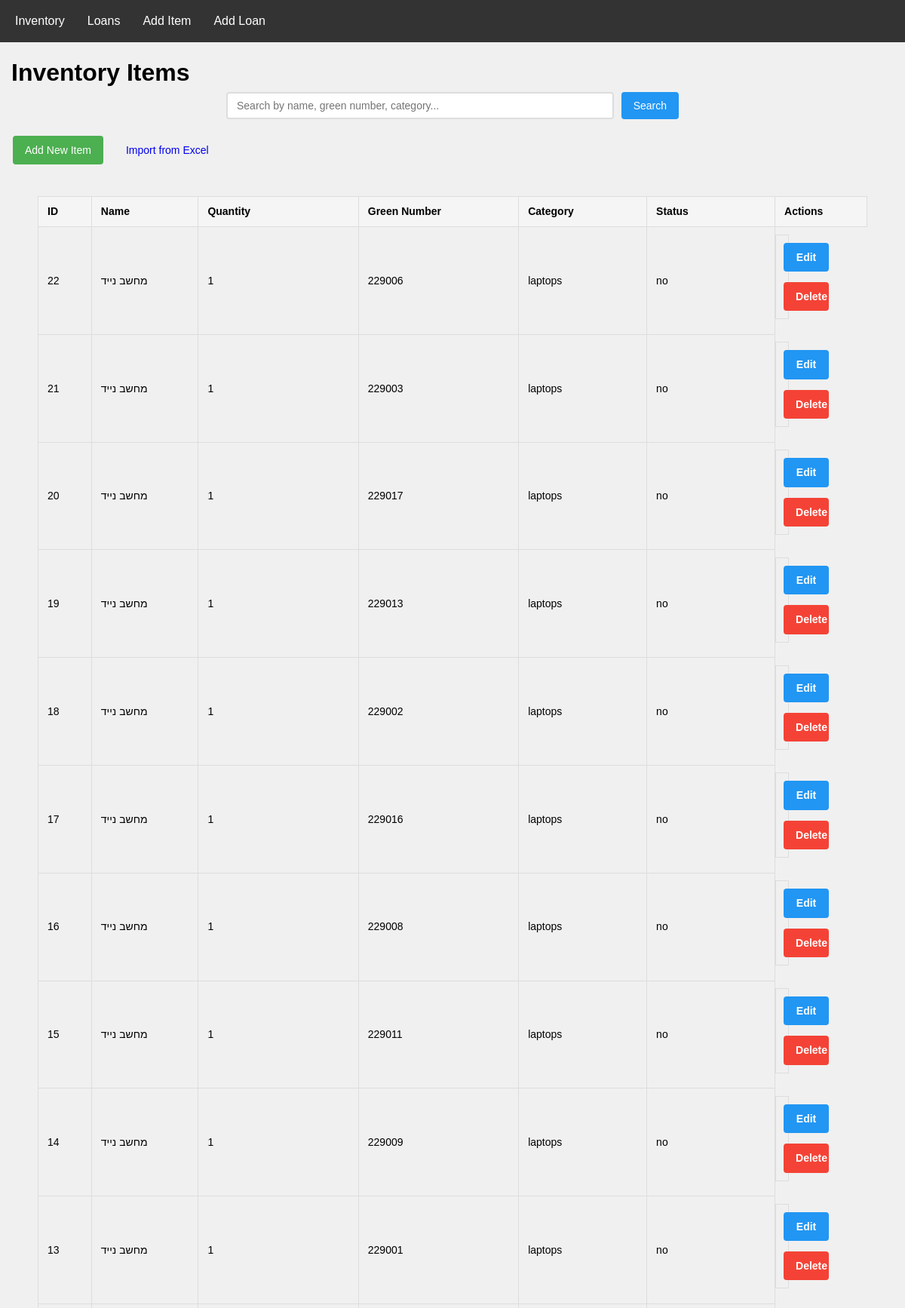
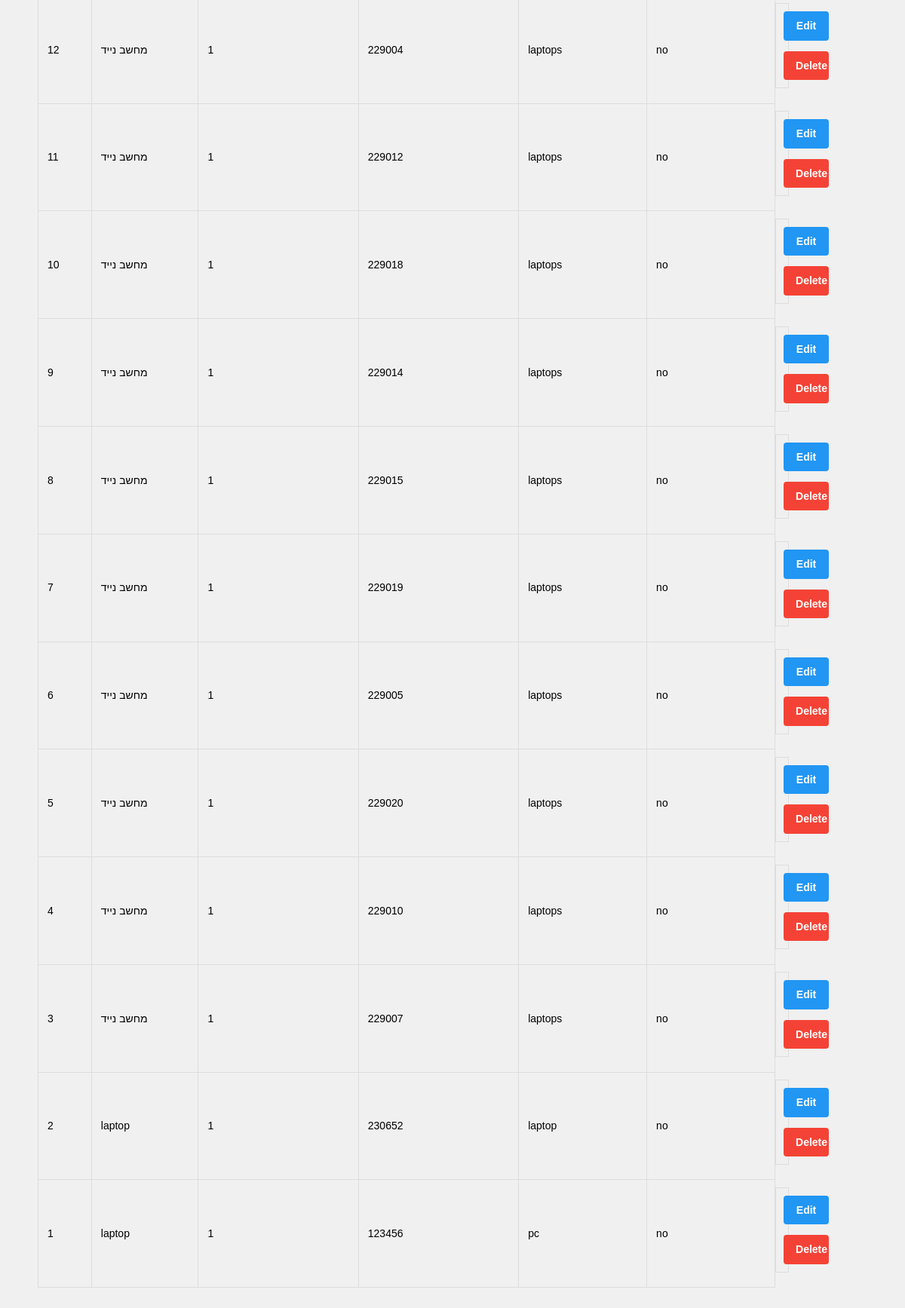
The page / on the database its author committed (2 pictures, top to bottom).
### tables this page shows
CREATE TABLE inventory (
    id INTEGER PRIMARY KEY AUTOINCREMENT,
    name TEXT NOT NULL,
    quantity INTEGER NOT NULL,
    green_number INTEGER NOT NULL,
    category TEXT NOT NULL,
    status TEXT CHECK(status IN ('yes', 'no')) DEFAULT 'no',
    created_at TIMESTAMP DEFAULT CURRENT_TIMESTAMP
);

### app.py (the view)
@app.route('/')
def index():
    db = get_db()
    cursor = db.cursor()
    search_query = request.args.get('search', '').strip()
    cursor.execute('''
        SELECT DISTINCT l.green_number
        FROM loans l
        WHERE l.status = 'active'
        AND CAST((JULIANDAY('now') - JULIANDAY(l.loan_date)) AS INTEGER) > 7
    ''')
    overdue_items = cursor.fetchall()
    overdue_green_numbers = set(str(item['green_number']) for item in overdue_items)
    if search_query:
        cursor.execute('''
            SELECT * FROM inventory
            WHERE name LIKE ?
            OR green_number LIKE ?
            OR category LIKE ?
            OR status LIKE ?
            ORDER BY id DESC
        ''', (f'%{search_query}%', f'%{search_query}%', f'%{search_query}%', f'%{search_query}%'))
    else:
        cursor.execute('SELECT * FROM inventory ORDER BY id DESC')
    items = [dict(row) for row in cursor.fetchall()]
    for item in items:
        item['is_overdue'] = str(item['green_number']) in overdue_green_numbers
    return render_template('index.html', items=items, search_query=search_query)

### database.py (called while the page is built)
def get_db():
    if 'db' not in g:
        g.db = sqlite3.connect(DATABASE)
        g.db.row_factory = sqlite3.Row
    return g.db

### Templates/index.html (shortened to what this page needs)
{% extends "base.html" %}
{% block content %}
    <h1>Inventory Items</h1>
    <div class="search-container">
        <form action="{{ url_for('index') }}" method="get" class="search-form">
            <input
                type="text"
                name="search"
                placeholder="Search by name, green number, category..."
                value="{{ search_query }}"
                class="search-input"
            >
            <button type="submit" class="button search-btn">Search</button>
        </form>
    </div>
    <div class="actions">
        <a href="{{ url_for('add_item') }}" class="button add">Add New Item</a>
        <a href="{{ url_for('import_inventory') }}" class="button import">Import from Excel</a>
    </div>
    {% if items %}
        <div class="table-container">
            <table>
                <thead>
                    <tr>
                        <th>ID</th>
                        <th>Name</th>
                        <th>Quantity</th>
                        <th>Green Number</th>
                        <th>Category</th>
                        <th>Status</th>
                        <th>Actions</th>
                    </tr>
                </thead>
                <tbody>
                    {% for item in items %}
                        <tr class="{% if item.is_overdue %}overdue{% endif %}">
                            <td>{{ item['id'] }}</td>
                            <td>{{ item['name'] }}</td>
                            <td>{{ item['quantity'] }}</td>
                            <td>{{ item['green_number'] }}</td>
                            <td>{{ item['category'] }}</td>
                            <td>{{ item['status'] }}</td>
                            <td class="actions">
                                <a href="{{ url_for('edit_item', id=item['id']) }}" class="button edit">Edit</a>
                                <a href="{{ url_for('delete_item', id=item['id']) }}"
                                   class="button delete"
                                   onclick="return confirm('Are you sure?')">Delete</a>
                            </td>
                        </tr>
                    {% endfor %}
                </tbody>
            </table>
        </div>
    {% else %}
        {% if search_query %}
            <p>No items found matching your search.</p>
        {% else %}
            <p>No items in inventory.</p>
        {% endif %}
    {% endif %}
{% endblock %}

### static/style.css (style rules this page uses)
* { box-sizing: border-box; margin: 0; padding: 0; }
body { font-family: Arial, sans-serif; line-height: 1.6; background-color: #f0f0f0; padding: 0; margin: 0; }
.table-container { width: 95%; margin: 0 auto; overflow-x: auto; -webkit-overflow-scrolling: touch; }
table { width: 100%; border-collapse: collapse; margin: 20px auto; min-width: 600px; max-width: 1100px; }
th, td { padding: 8px 12px; border: 1px solid #ddd; text-align: left; font-size: 14px; white-space: nowrap; }
th { background-color: #f5f5f5; position: sticky; top: 0; }
table th:nth-child(1), table td:nth-child(1) { width: 5%; }
table th:nth-child(2), table td:nth-child(2) { width: 10%; }
table th:nth-child(3), table td:nth-child(3) { width: 15%; }
table th:nth-child(4), table td:nth-child(4) { width: 15%; }
table th:nth-child(5), table td:nth-child(5), table th:nth-child(6), table td:nth-child(6) { width: 12%; }
table th:nth-child(7), table td:nth-child(7) { width: 8%; }
form { max-width: 600px; margin: 0 auto; }
input, select { width: 100%; padding: 8px; border: 1px solid #ddd; border-radius: 4px; font-size: 16px; }
.button { display: inline-block; padding: 8px 16px; border: none; border-radius: 4px; cursor: pointer; text-decoration: none; font-size: 14px; margin: 2px; min-width: 60px; text-align: center; }
.actions { margin: 10px 0; display: flex; flex-wrap: wrap; gap: 5px; }
.button.add { background-color: #4CAF50; color: white; }
.button.edit { background-color: #2196F3; color: white; }
.button.delete { background-color: #f44336; color: white; }
.table-container { overflow-x: auto; margin-top: 10px; }
.table-container table td:nth-child(6) { font-weight: 500; }
.table-container table tr td:last-child { padding: 8px; }
.actions { display: flex; gap: 10px; margin-bottom: 20px; align-items: center; }
.search-container { margin-bottom: 20px; max-width: 100%; }
.search-form { display: flex; gap: 10px; max-width: 600px; margin: 0 auto 20px auto; }
.search-input { flex: 1; padding: 8px 12px; border: 2px solid #ddd; border-radius: 4px; font-size: 14px; min-width: 200px; }
.search-btn { background-color: #2196F3; color: white; }
.button.search-btn { padding: 8px 16px; margin: 0; }
td:nth-child(7) { font-weight: bold; color: #666; }

### rows shown on the page
inventory: id "22", name "מחשב נייד", quantity "1", green_number "229006", category "laptops", status "no"
inventory: id "21", name "מחשב נייד", quantity "1", green_number "229003", category "laptops", status "no"
inventory: id "20", name "מחשב נייד", quantity "1", green_number "229017", category "laptops", status "no"
inventory: id "19", name "מחשב נייד", quantity "1", green_number "229013", category "laptops", status "no"
inventory: id "18", name "מחשב נייד", quantity "1", green_number "229002", category "laptops", status "no"
inventory: id "17", name "מחשב נייד", quantity "1", green_number "229016", category "laptops", status "no"
inventory: id "16", name "מחשב נייד", quantity "1", green_number "229008", category "laptops", status "no"
inventory: id "15", name "מחשב נייד", quantity "1", green_number "229011", category "laptops", status "no"
inventory: id "14", name "מחשב נייד", quantity "1", green_number "229009", category "laptops", status "no"
inventory: id "13", name "מחשב נייד", quantity "1", green_number "229001", category "laptops", status "no"
inventory: id "12", name "מחשב נייד", quantity "1", green_number "229004", category "laptops", status "no"
inventory: id "11", name "מחשב נייד", quantity "1", green_number "229012", category "laptops", status "no"
inventory: id "10", name "מחשב נייד", quantity "1", green_number "229018", category "laptops", status "no"
inventory: id "9", name "מחשב נייד", quantity "1", green_number "229014", category "laptops", status "no"
inventory: id "8", name "מחשב נייד", quantity "1", green_number "229015", category "laptops", status "no"
inventory: id "7", name "מחשב נייד", quantity "1", green_number "229019", category "laptops", status "no"
inventory: id "6", name "מחשב נייד", quantity "1", green_number "229005", category "laptops", status "no"
inventory: id "5", name "מחשב נייד", quantity "1", green_number "229020", category "laptops", status "no"
inventory: id "4", name "מחשב נייד", quantity "1", green_number "229010", category "laptops", status "no"
inventory: id "3", name "מחשב נייד", quantity "1", green_number "229007", category "laptops", status "no"
inventory: id "2", name "laptop", quantity "1", green_number "230652", category "laptop", status "no"
inventory: id "1", name "laptop", quantity "1", green_number "123456", category "pc", status "no"
